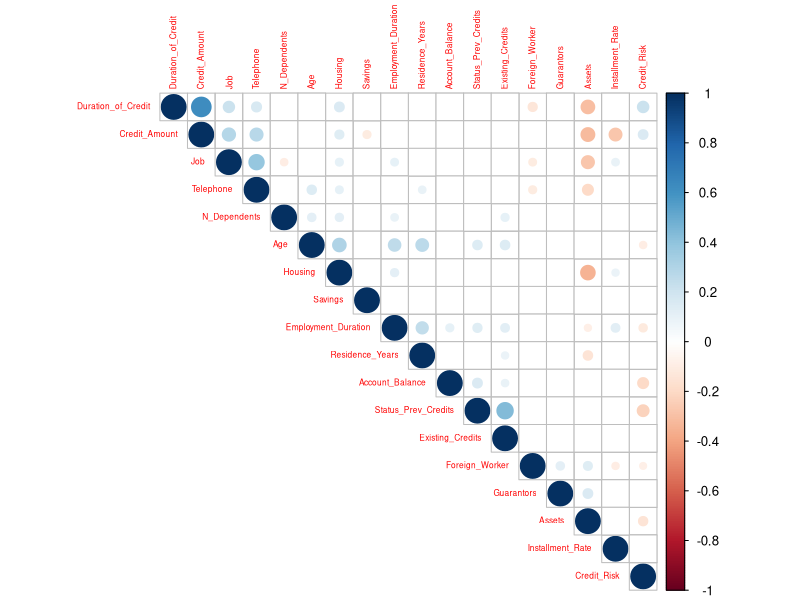

Source code (R): (Note: this script raises an error after producing the figure.)
## ---- chunk 1
# Library containing useful methods to manipulate tables
library(tidyverse)
library(modelr)
library(broom)
library(dplyr)
# Library to build correlation plots
library(corrplot)
library(Hmisc)
library(forcats)
library(RColorBrewer)
library(caret)
library(ROCR)

# Library for stepwise regressions
# install.packages("leaps")
library(leaps)
## ---- chunk 2
# Load the dataset from the .csv file
df_raw_german_credit <- read.csv("german_data.csv", stringsAsFactors=FALSE, fileEncoding="latin1")
# Save the dataset as a Table
tbl_german_credit <- as_tibble(df_raw_german_credit)
## ---- chunk 3
# Create a vector with new column names
v_updated_colnames <- c("Account_Balance",  "Duration_of_Credit",  "Status_Prev_Credits",  "Purpose",  "Credit_Amount",  "Savings",  "Employment_Duration",  "Installment_Rate",  "Sex_Marital_Status",  "Guarantors",  "Residence_Years",  "Assets",  "Age",  "Concurrent_Credits",  "Housing",  "Existing_Credits",  "Job",  "N_Dependents",  "Telephone",  "Foreign_Worker",  "Credit_Risk")
# Update column names
colnames(tbl_german_credit) <- v_updated_colnames
# Save the table into newly create table for later use
tbl_german_credit_num <- tbl_german_credit
## ---- chunk 4
# Dispaly the first 5 rows of the dataset
head(tbl_german_credit,5)
## ---- chunk 5
### Define the decoding matrices for each categorical variable ###
df_decod_Account_Balance <- data.frame(c("A11", "A12","A13","A14"),c("x < 0" , "0 <= x < 200", "x >=200", "no checking account"),c(3,2,1,4))
df_decod_Status_Prev_Credits <- data.frame(c("A30","A31","A32","A33","A34"),c("no credits taken/all credits paid" , "all credits at this bank paid", "existing credits paid", "delay in paying off","critical account/other credits existing (not at this bank)"),c(1,2,3,4,5))
df_decod_Purpose <- data.frame(c("A40","A41","A42","A43","A44","A45","A46","A47","A48","A49","A410"),c("car (new)" , "car (used)", "furniture/equipment", "radio/television","domestic appliances", "repairs", "education","vacation", "retraining", "business", "other"))
df_decod_Savings <- data.frame(c("A61","A62","A63","A64","A65"), c("x < 100" , "100 <= x < 500", "500 <= x < 1000", "x >= 1000","unkown/no savings account"),c(2,3,4,5,1))
df_decod_Employment_Duration <- data.frame(c("A71","A72","A73","A74","A75"), c("unemployed","x < 1" , "1 <= x < 4", "4 <= x < 7", "x >= 7"),c(1,2,3,4,5))
df_decod_Sex_Marital_Status <- data.frame(c("A91","A92","A93","A94","A95"), c("male divorced/separated" , "female divorced/separated", "male single", "male married/widowed", "female single"))
df_decod_Guarantors <- data.frame(c("A101","A102","A103"), c("none" , "co-applicant", "guarantor"),c(1,2,3))
df_decod_Assets <- data.frame(c("A121","A122","A123","A124"), c("real estate" , "life insurance", "car", "no property"),c(4,3,2,1))
df_decod_Concurrent_Credits <- data.frame(c("A141","A142","A143"), c("bank" , "stores", "none"))
df_decod_Housing <- data.frame(c("A151","A152","A153"), c("rent" , "own", "for free"),c(1,2,3))
df_decod_Job <- data.frame(c("A171","A172","A173","A174"), c("unemployed/unskilled - non-resident" , "unskilled - resident", "skilled employee / official", "management / self-employed / highly qualified employee / officer"), c(1,2,3,4))
df_decod_Telephone <- data.frame(c("A191","A192"), c("no" , "yes"), c(1,2))
df_decod_Foreign_Worker <- data.frame(c("A201","A202"), c("yes" , "no"), c(1,2))
# Create a list containing all the decoding matrices
l_decod_matrices <- list(df_decod_Account_Balance, df_decod_Status_Prev_Credits, df_decod_Purpose, df_decod_Savings, df_decod_Employment_Duration, df_decod_Sex_Marital_Status , df_decod_Guarantors, df_decod_Assets,  df_decod_Concurrent_Credits,  df_decod_Housing, df_decod_Job, df_decod_Telephone,  df_decod_Foreign_Worker)
# Vector containing the names of all the categorical values
v_cat_cols <- c("Account_Balance",  "Status_Prev_Credits",  "Purpose",  "Savings", "Employment_Duration", "Sex_Marital_Status",  "Guarantors", "Assets", "Concurrent_Credits" , "Housing",  "Job",  "Telephone",  "Foreign_Worker")
## ---- chunk 6
# Define a new function
# Name: f_decode_values
# Input: tbl_data, df_decoding_matrix and col_name
# Process: Substitute the symbolic value in the specified column of the table with its respective categorical value
# Output: return the same table given as input, but with changed values in the specified column
f_decode_values <- function(tbl_data, df_decoding_matrix, col_name){
  
  # Cycle through each value of the specified column
  for (i in seq_along(tbl_data[[col_name]])){
    
    # Cycle through the decoding matrix to find what value matches the one in the data
    for (y in seq_along(df_decoding_matrix[,1])){
      
      # Check if the value in the decoding matrix matches the symbolic value in the data.
      # If so, change the symbolic value with the respective categorical value from the decoding matrix
      ifelse(tbl_data[[i,col_name]]==df_decoding_matrix[y,1], tbl_data[[i,col_name]] <- df_decoding_matrix[y,2],"")
    }
  }
  
  # Convert to factor type and add levels 
  if(length(df_decoding_matrix[1,]) == 3){
    level_values <- df_decoding_matrix[,2]
    level_indexes <- df_decoding_matrix[,3]
    tbl_data[[col_name]] <- factor(tbl_data[[col_name]])
    levels(tbl_data[[col_name]]) <- level_values[level_indexes]
  }
  
  # Return the updated table
  return(tbl_data)
}
## ---- chunk 7
# Cycle through all the categorical columns in the dataset
for(i in seq_along(v_cat_cols)){
  
  # Run the decoding function for each categorical column and save in place the result
  tbl_german_credit <- f_decode_values(data <- tbl_german_credit,
                                               df_decoding_matrix <- l_decod_matrices[[i]],
                                               col_name <- v_cat_cols[i])
}
## ---- chunk 8
# Dispaly the first 5 rows of the dataset
head(tbl_german_credit,5)
## ---- chunk 9
# Define a new function
# Name: f_encode_num_values
# Input: tbl_data, df_decoding_matrix and col_name
# Process: Substitute the symbolic value in the specified column of the table with its respective categorical value
# Output: return the same table given as input, but with changed values in the specified column
f_encode_num_values <- function(tbl_data, df_decoding_matrix, col_name){
  # Check if the decoding matrix has 3 columns, if not the variable is not ordinal and do nothing
  if(length(df_decoding_matrix[1,]) == 3){
    
    # Create a new integer vector with of the same lenght of the specified column
    v_encoded_col <- vector(mode="integer", length <- length(tbl_data[[col_name]]))
    
    # Cycle through each value of the specified column
    for (i in seq_along(tbl_data[[col_name]])){
      
      # Cycle through each value of the decoding matrix to find what value matches the one in the data
      for (y in seq_along(df_decoding_matrix[,1])){
        
        # Check if the value in the decoding matrix matches the one in the data and substitute it with its
        # respective ordinal number if it does
        ifelse(tbl_data[[i,col_name]]==df_decoding_matrix[y,1], v_encoded_col[i] <- df_decoding_matrix[y,3],"")
      }
    }
    
    # Once all the symbolic values have been substituted with their respective ordinal values, update the   
    # whole column with the updated values
    tbl_data[[col_name]] <- v_encoded_col
  }
  
  # Return the updated table
  return(tbl_data)
}
## ---- chunk 10
# Cycle through all the ordinal and boolean categorical columns in the dataset
for(i in seq_along(v_cat_cols)){
  
  # Run the encoding function for each column and save in place the result
  tbl_german_credit_num <- f_encode_num_values(data <- tbl_german_credit_num,
                                                         decoding_matrix <- l_decod_matrices[[i]],
                                                         col_name<-v_cat_cols[i])
}
# Drop the non-ordinal and non-boolean columns
tbl_german_credit_num <- tbl_german_credit_num %>% 
  select(-Purpose, -Sex_Marital_Status, -Concurrent_Credits)
## ---- chunk 11
# Show unique values for each column
for(i in seq_along(tbl_german_credit)){
  cat("\n",colnames(tbl_german_credit)[i],"\n")
  print(head(unique(tbl_german_credit[[i]]),10))
}
## ---- chunk 12
# Show unique values for each column
for(i in seq_along(tbl_german_credit_num)){
  cat("\n",colnames(tbl_german_credit_num)[i],"\n")
  print(head(unique(tbl_german_credit_num[[i]]),10))
}
## ---- chunk 13
m_corr <- rcorr(as.matrix(tbl_german_credit_num))
corrplot(m_corr$r, type="upper", order="hclust",
          p.mat=m_corr$P, sig.level=0.01, insig="blank",
         tl.offset = 0.50, tl.cex = 0.50)
## ---- chunk 14

# Adding a column for Credit Risk color
tbl_german_credit_graphs <- tbl_german_credit
tbl_german_credit_graphs$Credit_Risk_c <- ifelse(tbl_german_credit_graphs$Credit_Risk==0,"Good","Bad")
ggplot(data=tbl_german_credit_graphs, aes(x=Status_Prev_Credits, fill=Credit_Risk_c, position='fill')) +
    geom_bar(position='fill')+
    labs(title="Visualizing the classification of consumer credit",
       subtitle = "Payment status from their credit history") +
    theme(text = element_text(size=10),
        axis.text.x = element_text(angle=25, hjust=1))+
    xlab("Credit History")
## ---- chunk 15
ggplot(data=tbl_german_credit_graphs, aes(x=Age, fill=Credit_Risk_c))+
  geom_density(alpha=0.3)+
  labs(title="Age distribution by Creditability")+
  xlab("Age")+
  ylab("Density")
## ---- chunk 16
ggplot(data=tbl_german_credit_graphs, aes(x=Assets, fill=Credit_Risk_c)) +
  geom_bar(position="dodge")+
  labs(title="What collateral do customers have?")
## ---- chunk 17
ggplot(data=tbl_german_credit_graphs, aes(x=Duration_of_Credit, color=Credit_Risk_c)) +
  geom_density(position="identity")+
  labs(title="Credit Risk by Loan Duration")+
  xlab("Years")+
  ylab("Density")
## ---- chunk 18
ggplot(data=tbl_german_credit_graphs, aes(x=Credit_Amount)) +
  geom_boxplot()+
  geom_vline(xintercept=(sd(tbl_german_credit$Credit_Amount)*3) + mean(tbl_german_credit$Credit_Amount), color='Blue')
  
## ---- chunk 19
#Finding std of Credit_Amount
sd_credit_amount <- sd(tbl_german_credit$Credit_Amount)
#Check if the top outlier is more than 3 standard deviations
max_sd_credit_amount <- (max(tbl_german_credit$Credit_Amount)-mean(tbl_german_credit$Credit_Amount)) / sd_credit_amount
cat("Now, the biggest outlier for Credit Amount is", max_sd_credit_amount, "stds away from the mean")
## ---- chunk 20
tbl_german_credit <- tbl_german_credit %>% 
  filter(Credit_Amount < (sd_credit_amount*3) + mean(tbl_german_credit$Credit_Amount))
## ---- chunk 21
ggplot(data=tbl_german_credit, aes(x=Age)) +
  geom_boxplot() + 
  geom_vline(xintercept=(sd(tbl_german_credit$Age)*3) + mean(tbl_german_credit$Age), color='Blue')
#Finding std of Age
sd_credit_age <- sd(tbl_german_credit$Age)
#Check if the top outlier is more than 3 standard deviations
max(tbl_german_credit$Credit_Amount) / sd_credit_amount
## ---- chunk 22
#Finding std of Credit_Amount
sd_credit_age <- sd(tbl_german_credit$Age)
#Check if the top outlier is more than 3 standard deviations
max_sd_credit_age <- (max(tbl_german_credit$Age)-mean(tbl_german_credit$Age)) / sd_credit_age
cat("The biggest outlier for Age is", max_sd_credit_age, "stds away from the mean")
## ---- chunk 23
tbl_german_credit <- tbl_german_credit %>% 
  filter(Age < (sd_credit_age*3) + mean(tbl_german_credit$Age))
## ---- chunk 24
# Split dataset in train (80%) and test (20%)
set.seed(150)
input_sample <- sort(sample(nrow(tbl_german_credit), nrow(tbl_german_credit)*.8))
train <- tbl_german_credit[input_sample, ] 
test <- tbl_german_credit[-input_sample, ]
## ---- chunk 25
dim(train)
dim(test)
## ---- chunk 26
# Train full model
model_f <- glm(formula = Credit_Risk ~ ., data = train, family = binomial(link="logit"))

summary(model_f)
## ---- chunk 27
# Convert table to data.frame
train <- data.frame(train)

# Convert Credit_Risk to column to factor
train[,21] <- as_factor(train[,21])

# Set up the random forest algorithm using a repteaded cross validation made of 5 subsets and repeat the whole process 10 times with different subsets
train_ctrl <- rfeControl(functions = rfFuncs, method="repeatedcv", number=5, repeats = 10,verbose=FALSE)

# Run the model
rf_result <- rfe(x = train[,1:20], y = train[,21], sizes = c(1:20), rfeControl = train_ctrl)

# Average results by variable
rankings <- rf_result$variables %>%
  group_by(var) %>%
  summarise(Overall = mean(Overall)) %>%
  arrange(desc(Overall))

# Plot the results
ggplot(data=rf_result, aes(x=Variables, y=Kappa)) +
  geom_line() +
  geom_hline(yintercept=0.755, color="red")+
  labs(title="Figure 1: Accuracy by Number of Variable Selection")+
  xlab("Number of Variables")

ggplot(data=rankings, aes(y=reorder(var,Overall),x=Overall)) +
  geom_bar(stat='identity')+
  labs(title="Figure 2: Variable Ranking")+
  xlab("Overall Accuracy")+
  ylab("Variables")
## ---- chunk 28
# reduced model
model_r <- glm(formula = Credit_Risk ~ Credit_Amount  + Installment_Rate + Duration_of_Credit + Age + Savings + Account_Balance + Status_Prev_Credits + Purpose + Guarantors + Concurrent_Credits + Employment_Duration + Assets, data = train, family = binomial(link="logit"))

summary(model_r)
## ---- chunk 29

#prediction method to find out predictions from the logistic regression made 
model_f_pred <- predict(model_f, test, type="response")

#displays the probability output of the first 10 rows of the dataset 
head(model_f_pred, 10)

#decision rule assignment 
model_f_dr <- ifelse(model_f_pred > 0.5, 1,0)
## ---- chunk 30
#displays the confusion matrix  as  an output 
table(model_f_dr, test$Credit_Risk)
## ---- chunk 31
# Accuracy
mean(model_f_dr == test$Credit_Risk)
## ---- chunk 32

#prediction method to find out predictions from the logistic regression made 
model_r_pred <- predict(model_r, test, type="response")

#displays the probability output of the first 10 rows of the dataset 
head(model_r_pred, 10)

#decision rule assignment 
model_r_dr <- ifelse(model_r_pred > 0.6, 1,0)
## ---- chunk 33
#displays the confusion matrix  as  an output 
table(model_r_dr, test$Credit_Risk)
## ---- chunk 34
# Accuracy
mean(model_r_dr == test$Credit_Risk)
## ---- chunk 35
library(ROCR)
#prediction for full model 
roc_full <- model_f_pred #create a variable
roc_prediction_f <- prediction(roc_full, test$Credit_Risk) #cross-validation of the 2 vectors for full model
roc_performance_f <- ROCR::performance(roc_prediction_f, "tpr", "fpr") #Y and Yhat are rvs representing  the class and  the prediction for randomly drawn sample in the full model
#plotting  the curve 
plot(roc_performance_f, colorize = T, print.cutoffs.at=seq(0.1, by= (0.1)),
       main = "Full Model: ROC Curve")
#prediction for reduced model 
roc_reduced <- model_r_pred
roc_prediction_r <- prediction(roc_reduced, test$Credit_Risk) #cross-validation of the 2 vectors for full model
roc_performance_r <- ROCR::performance(roc_prediction_r, "tpr", "fpr")#Y and Yhat are rvs representing  the class and  the prediction for randomly  drawn sample in the  reduced model  
#plotting the curve
plot(roc_performance_r, colorize = T, print.cutoffs.at=seq(0.1, by= (0.1)),
       main = "Reduced Model: ROC Curve")
## ---- chunk 36
#plotting the curve of the two models 
plot(roc_performance_r, col = "blue", print.cutoffs.at=seq(0.1, by= (0.20)),
     main="AUC: Area under the curve")+
plot(roc_performance_f, add = TRUE, print.cutoffs.at=seq(0.1, by= (0.20)))
## ---- chunk 37
aucfull <- ROCR::performance(roc_prediction_f, measure = "auc",print.auc = TRUE)  
aucreduced <- ROCR::performance(roc_prediction_r, measure = "auc",print.auc = TRUE)
aucfull@y.values #outputs the prediction rate of full model
aucreduced@y.values #outputs the prediction rate of reduced model
